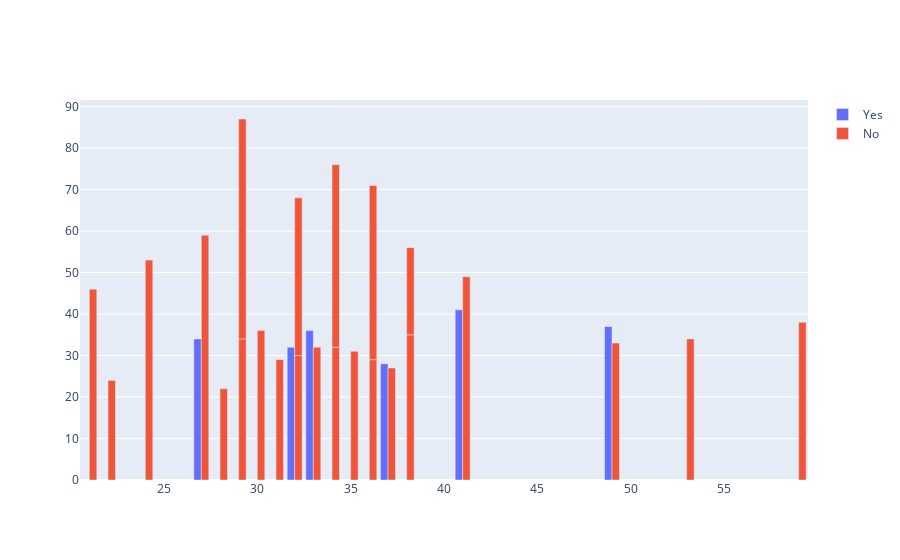

The code cell stored with this chart in its notebook:
### Code cell
from plotly.offline import init_notebook_mode,iplot
import plotly.graph_objs as go

df= df.head(30)
trace1 = go.Bar(
# x = emp_attrition['Age'],
x = df['Age'],
y = df['Age'][df['Attrition']=="Yes"],
name= 'Yes')
trace2 = go.Bar(
# x = emp_no_attrition['Age'],
x = df['Age'],
y = df['Age'][df['Attrition']=="No"],
name= 'No')
data = [trace1, trace2]
layout = go.Layout(barmode='group')
fig = go.Figure(data=data, layout=layout)
iplot(fig, filename='grouped-bar')

### Figure 1 — Plotly figure (JSON) as saved in the notebook; plotly's stock layout.template omitted (floating-point values rounded to 4 significant figures)
{"data": [{"name": "Yes", "type": "bar", "x": [41, 49, 37, 33, 27, 32, 59, 30, 38, 36, 35, 29, 31, 34, 28, 29, 32, 22, 53, 38, 24, 36, 34, 21, 34, 53, 32, 42, 44, 46], "y": [41, 37, 28, 36, 34, 32]}, {"name": "No", "type": "bar", "x": [41, 49, 37, 33, 27, 32, 59, 30, 38, 36, 35, 29, 31, 34, 28, 29, 32, 22, 53, 38, 24, 36, 34, 21, 34, 53, 32, 42, 44, 46], "y": [49, 33, 27, 32, 59, 30, 38, 36, 35, 29, 31, 34, 29, 32, 22, 53, 38, 24, 34, 21, 53, 42, 44, 46]}], "layout": {"barmode": "group"}}
